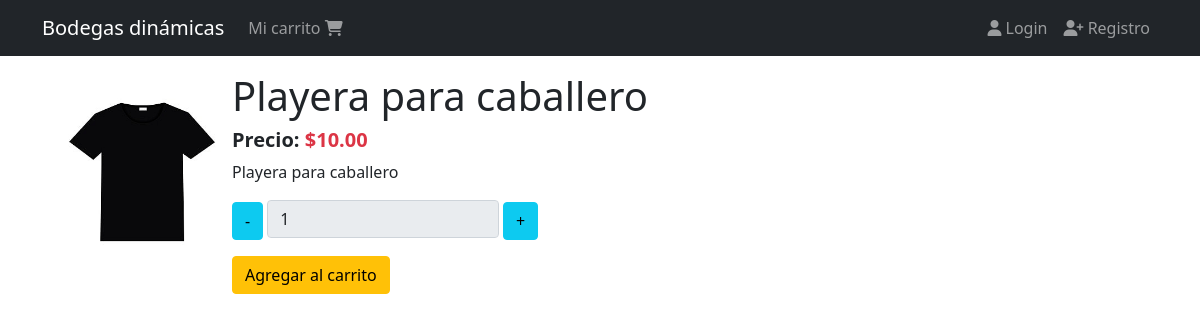
/productos/playera-para-caballero, run on the app's committed database.
### products/models.py (models this page shows)
class Product(models.Model):
  title = models.CharField(max_length=50)
  description = models.TextField()
  price = models.DecimalField(max_digits=8, decimal_places=2, default=0.0)
  slug = models.SlugField(null=False, blank=False, unique=True)
  image = models.ImageField(upload_to='products/', null=False, blank=False)
  created_at = models.DateTimeField(auto_now_add=True)
  def __str__(self):
    return self.title

### products/views.py (the view)
# urls.py: path('<slug:slug>', views.ProductDetailView.as_view(), name='product'),
class ProductDetailView(DetailView):
  model = Product
  template_name = 'products/product.html'
  def get_context_data(self, **kwargs):
    context = super().get_context_data(**kwargs)
    print(context)
    return context

### products/templates/products/product.html
{% extends 'base.html' %}
{% block content %}
<div class="col-2">
  {% if product.image %}
    <img src="{{ product.image.url }}" alt="Imagen del producto" width="200" height="200">
  {% endif %}
</div>
<div class="col">
  <div class="h1">
    {{ product.title }}
  </div>
  <div class="h5 fw-bold">
    Precio: <span class="text-danger">${{ product.price }}</span>
  </div>
  <div>
    <p>{{ product.description }}</p>
  </div>
  <div>
    {% include 'carts/snippets/add.html' %}
  </div>
</div>
{% endblock %}

### data on the page
Product: image (picture), title "Playera para caballero", price "10.00", description "Playera para caballero"
